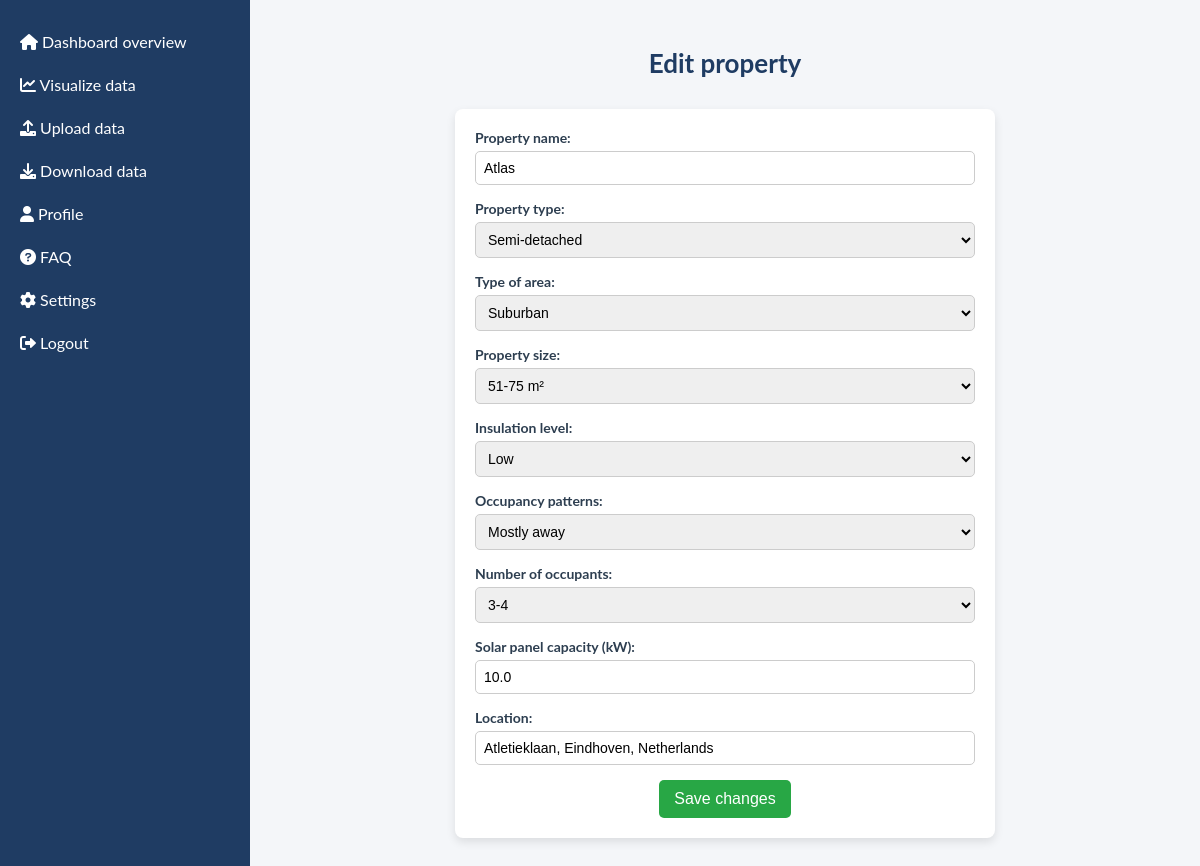
Page /edit_house/2 (signed in) on the committed database.
### tables this page shows
CREATE TABLE houses (
                id INTEGER PRIMARY KEY AUTOINCREMENT,
                user_id INTEGER NOT NULL,
                name TEXT NOT NULL,
                type_of_area TEXT NOT NULL,
                house_type TEXT NOT NULL,
                house_size TEXT NOT NULL,
                occupants TEXT NOT NULL,
                occupancy_patterns TEXT NOT NULL,
                insulation_level TEXT NOT NULL,
                solar_capacity REAL NOT NULL,
                location TEXT,
                FOREIGN KEY(user_id) REFERENCES users(id)
            );

### app.py (the view, shortened to what this page needs)
@app.route('/edit_house/<int:house_id>', methods=['GET', 'POST'])
def edit_house(house_id):
    if 'user_id' not in session:
        return redirect(url_for('login'))
    with sqlite3.connect(db_file) as conn:
        conn.row_factory = sqlite3.Row
        c = conn.cursor()
        c.execute('SELECT * FROM houses WHERE id = ?', (house_id,))
        house = c.fetchone()
    return render_template('edit_house.html', house=house)

### templates/edit_house.html (shortened to what this page needs)
<!DOCTYPE html>
<html lang="en">
<head>
    <link rel="stylesheet" href="{{ url_for('static', filename='css/sidebar.css') }}">
    <link rel="stylesheet" href="{{ url_for('static', filename='css/edit_house.css') }}">
    <link rel="stylesheet" href="https://cdnjs.cloudflare.com/ajax/libs/font-awesome/6.0.0-beta3/css/all.min.css">
</head>
<body>
    <div class="sidebar" id="sidebar">
        <a href="{{ url_for('dashboard') }}"><i class="fas fa-home"></i> Dashboard overview</a>
        <a href="{{ url_for('visualize_data') }}"><i class="fas fa-chart-line"></i> Visualize data</a>
        <a href="{{ url_for('upload') }}"><i class="fas fa-upload"></i> Upload data</a>
        <a href="{{ url_for('download') }}"><i class="fas fa-download"></i> Download data</a>
        <a href="{{ url_for('profile') }}"><i class="fas fa-user"></i> Profile</a>
        <a href="{{ url_for('faq') }}"><i class="fas fa-question-circle"></i> FAQ</a>
        <a href="{{ url_for('settings') }}"><i class="fas fa-cog"></i> Settings</a>
        <a href="{{ url_for('logout') }}"><i class="fas fa-sign-out-alt"></i> Logout</a>
    </div>
    <div class="dashboard-content">
        <h1 class="page-title">Edit property</h1>
        <form action="{{ url_for('edit_house', house_id=house['id']) }}" method="post" class="form-container">
            <label for="house_name">Property name:</label>
            <input type="text" id="house_name" name="house_name" value="{{ house['name'] }}" required>
            <label for="house_type">Property type:</label>
            <select id="house_type" name="house_type" required>
                <option value="Semi-detached" {% if house['house_type']=='Semi-detached' %}selected{% endif %}>Semi-detached</option>
            </select>
            <label for="type_of_area">Type of area:</label>
            <select id="type_of_area" name="type_of_area" required>
                <option value="Suburban" {% if house['type_of_area']=='Suburban' %}selected{% endif %}>Suburban</option>
            </select>
            <label for="house_size">Property size:</label>
            <select id="house_size" name="house_size" required>
                <option value="51-75" {% if house['house_size']=='51-75' %}selected{% endif %}>51-75 m²</option>
            </select>
            <label for="insulation_level">Insulation level:</label>
            <select id="insulation_level" name="insulation_level" required>
                <option value="Low" {% if house['insulation_level']=='Low' %}selected{% endif %}>Low</option>
            </select>
            <label for="occupancy_patterns">Occupancy patterns:</label>
            <select id="occupancy_patterns" name="occupancy_patterns" required>
                <option value="Mostly away during the day" {% if house['occupancy_patterns']=='Mostly away during the day' %}selected{% endif %}>Mostly away</option>
            </select>
            <label for="occupants">Number of occupants:</label>
            <select id="occupants" name="occupants" required>
                <option value="3-4" {% if house['occupants']=='3-4' %}selected{% endif %}>3-4</option>
            </select>
            <label for="solar_capacity">Solar panel capacity (kW):</label>
            <input type="number" id="solar_capacity" name="solar_capacity" value="{{ house['solar_capacity'] }}" step="0.1" min="0">
            <label for="location">Location:</label>
            <input type="text" id="location" name="location" value="{{ house['location'] }}" placeholder="Enter location" required>
            <button type="submit" class="btn save-btn">Save changes</button>
        </form>
    </div>
</body>
</html>

### static/css/sidebar.css (style rules this page uses)
.sidebar { width: 250px; height: 100%; position: fixed; top: 0; left: 0; background-color: #1f3c63; color: white; padding-top: 20px; text-align: left; z-index: 1000; }
.sidebar a { padding: 12px 20px; font-size: 16px; color: #fff; text-decoration: none; display: block; transition: background-color 0.3s, color 0.3s; font-family: 'Lato', sans-serif; font-weight: 400; }

### static/css/edit_house.css (style rules this page uses)
body { font-family: 'Lato', sans-serif; background-color: #f5f6fa; color: #2d3e50; margin: 0; }
.dashboard-content { margin-left: 250px; padding: 30px; color: #2d3e50; background-color: #f4f6f9; text-align: left; }
.dashboard-content h1 { font-size: 26px; font-weight: bold; color: #1f3c63; margin-bottom: 30px; text-align: center; }
form { max-width: 500px; margin: 0 auto; background: #ffffff; padding: 20px; border-radius: 8px; box-shadow: 0 4px 10px rgba(0, 0, 0, 0.1); text-align: left; }
form label { font-size: 14px; font-weight: bold; margin-bottom: 5px; display: block; color: #2d3e50; }
form input, form select { font-size: 14px; padding: 8px; width: 100%; margin-bottom: 15px; border: 1px solid #ccc; border-radius: 5px; box-sizing: border-box; }
form button { background-color: #28a745; color: white; font-size: 16px; padding: 10px 15px; border: none; border-radius: 5px; cursor: pointer; display: block; margin: 0 auto; text-align: center; transition: background-color 0.3s ease; }

### rows in the picture
houses: house_name "Atlas", house_type "Semi-detached", type_of_area "Suburban", house_size "51-75 m²", insulation_level "Low", occupancy_patterns "Mostly away", occupants "3-4", solar_capacity "10.0", location "Atletieklaan, Eindhoven, Netherlands"
